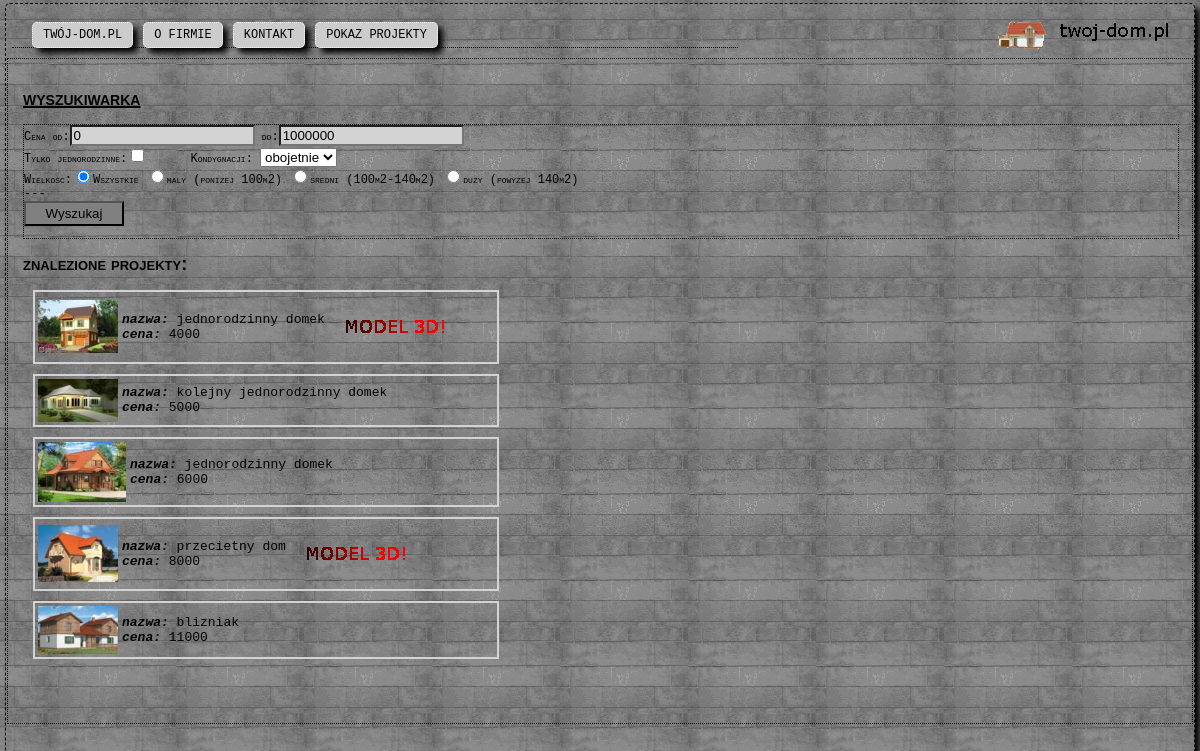
Page /document/wyszukiwarka.php on the committed database.
### tables this page shows
CREATE TABLE IF NOT EXISTS `dom` (
  `Id_Dom` int(11) NOT NULL AUTO_INCREMENT,
  `Nazwa` varchar(255) NOT NULL,
  `Cena` int(11) DEFAULT NULL,
  `Jednorodzinny` tinyint(1) NOT NULL,
  `Kondygnacji` int(11) NOT NULL,
  `Powierzchnia` int(11) NOT NULL,
  `Opis` mediumtext,
  PRIMARY KEY (`Id_Dom`)
);

### document/wyszukiwarka.php (the view, shortened to what this page needs)
<html>
<head>
<link rel="stylesheet" type="text/css" href="style.css" />
</head>
<?php include 'header.php'; ?>
<body>
<div id="wyszukiwarka">
<h1>wyszukiwarka</h1>
<div id="panel">
<form action="" method="GET">
  Cena od:<input value=0 type=text name="cenaOd"/> do:<input value=1000000 type=text name="cenaDo"/><br/>
  Tylko jednorodzinne:<input type=checkbox name="tylkoJednorodzinne"/>
   &nbsp&nbsp&nbsp&nbsp Kondygnacji:
	<select name="kondygnacji">
		<option>obojetnie</option>
	</select>
  <br/>
  Wielkosc:<input type=radio checked=true name=wielkosc value="wszystkie"/>Wszystkie
  <input type=radio name=wielkosc value="maly"/>maly (ponizej 100m2)
  <input type=radio name=wielkosc value="sredni"/>sredni (100m2-140m2)
  <input type=radio name=wielkosc value="duzy"/>duzy (powyzej 140m2)<br>
	---<br/>
  <input class="l" type=submit value="Wyszukaj"/>
  </form>
  </div>
<?php
if(isset($_GET["kondygnacji"])){
connect();
showData(false);
}else{
showData(true);
}
?>
</div>
</body>
</html>
<?php include 'footer.php'; ?>
<?php
function showData($allData){
$query="";
if($allData){
	$query="SELECT * FROM `Dom`";
}
echo "<h2> znalezione projekty:</h2>";
    $result = mysql_query($query)
        or die('Error (query)');
    if (mysql_num_rows($result) > 0) {
        while ($r = mysql_fetch_object($result)) {
?>
<div id="element" onclick="location.href='/twojdom/document/dom.php?Id_Dom=<?php echo $r->Id_Dom ?>';">
<?php
		echo "<table>";
            echo "<tr>";
            echo "<td><img src='../model/$r->Id_Dom/preview.jpg' </td>";
			echo "<td><b><i>nazwa: </b></i>".$r->Nazwa."<br><i><b>cena: </b></i>".$r->Cena."</td>";
			if(file_exists("../model/$r->Id_Dom/wall.js")){
			echo "<td>";
			echo "<img src='../image/3D.gif''>";
			echo "</td>";
			}
            echo "</tr>";
			echo "</table>";
			echo "</div>";
        }
    }
	}
?>

### document/header.php (shortened to what this page needs)
   <head>
<link rel="stylesheet" type="text/css" href="../style/style.css" />
   </head>
   <body>
     <div id="okno">
	<div id="menu">
	<ul >
			<li><a href="/twojdom/index.php">TWÓJ-DOM.PL</a></li>
			<li><a href="/twojdom/document/ofirmie.php">O FIRMIE</a></li>
			<li><a href="/twojdom/document/kontakt.php">KONTAKT</a></li>
			<li><a href="/twojdom/document/wyszukiwarka.php">POKAZ PROJEKTY</a></li>
		</ul>
	</div>
			<div id="zawartosc">

### document/footer.php (shortened to what this page needs)
</body>
</html>

### style/style.css (style rules this page uses)
body { background: lightgray url("../image/backgroundWall.jpg") repeat right bottom; font: small-caps 16px Verdana, sans-serif; text-align: justify; font-size: 12px; color: black; }
h1 { font: bold small-caps 20px Verdana, sans-serif; text-decoration: underline; }
h2 { font: bold small-caps 18px Verdana, sans-serif; }
body { font-family: Monospace; background-color: #000000; margin: 0px; overflow: hidden; }
#okno { width: 99%; height: 99%; margin: 3px auto ; border-style: dashed; border-width: 1px; border-color: black; box-shadow: black 5px 5px 6px; border-radius: 5px; }
#menu { background: url("../image/logo.gif") no-repeat right bottom; width: 99%; height: 40px; margin: 1px auto 5px auto; padding: 4px; }
#menu ul, ul li { display: block; }
#menu ul { border-bottom: 1px dotted black; float: left; width: 60%; padding-left: 20px; }
#menu ul li { float: left; margin-right: 10px; }
#menu ul a:link, #menu ul a:visited { text-decoration: none; display: block; background-color: #ccc; padding: 5px 10px; border: 1px dotted white; position: relative; top: 1px; color:black; box-shadow: black 5px 5px 6px; border-radius: 5px; }
#zawartosc { max-width: 100%; min-height:80%; margin:1px; padding:15px; border-style: dotted; border-width: 1px; border-color: black; }
#wyszukiwarka { width:100%; }
#wyszukiwarka #panel { border-style: dotted; border-width: 1px; border-color: black; width:100%; }
#wyszukiwarka #panel input { background: lightgray; }
#wyszukiwarka #panel input.l { background: gray; color:black; width: 100px; height: 25px; }
#wyszukiwarka #element { margin: 10px; border-style: double; border-width: 2px; border-color: lightgray; width: 40%; }

### rows in the picture
dom: shows a picture, Nazwa "jednorodzinny domek", Cena "4000"
dom: shows a picture, Nazwa "kolejny jednorodzinny domek", Cena "5000"
dom: shows a picture, Nazwa "jednorodzinny domek", Cena "6000"
dom: shows a picture, Nazwa "przecietny dom", Cena "8000"
dom: shows a picture, Nazwa "blizniak", Cena "11000"
